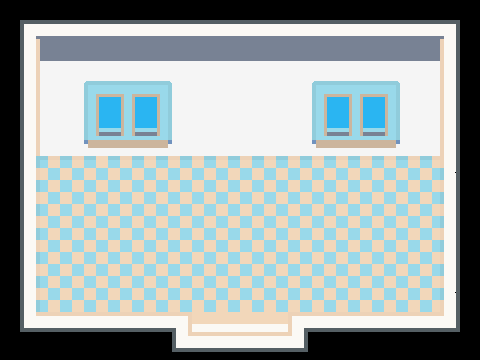

A level layout from a 2D game, rendered from its tile map. Below: a short description, then the map file with tile-grid data replaced by summaries:
An orthogonal 40x30 tile map with 12x12 px tiles, 3 tile layers (Terrain, Flowers, Terrain Top), 5 tilesets and 13 objects (2x character, player).

<map version="1.10" tiledversion="1.11.2" orientation="orthogonal" renderorder="right-down" width="40" height="30" tilewidth="12" tileheight="12" infinite="0" nextlayerid="10" nextobjectid="33">
 <tileset firstgid="1" source="../tilesets/indoor.tsx" />
 <tileset firstgid="6121" name="fence2" tilewidth="170" tileheight="38" tilecount="1" columns="1">
  <image source="../../graphics/tilesets/fence2.png" width="170" height="38" />
 </tileset>
 <tileset firstgid="6122" source="../tilesets/objectsSmallish.tsx" />
 <tileset firstgid="6124" source="../tilesets/objectsSmall.tsx" />
 <tileset firstgid="6127" source="../tilesets/objectsVeryBig.tsx" />
 <objectgroup id="6" name="Water" />
 <layer id="1" name="Terrain" width="40" height="30">
  <data>[1200 cells, 1200 non-empty, 291 distinct tile ids]</data>
 </layer>
 <layer id="3" name="Flowers" width="40" height="30">
  <data>[1200 cells, 17 non-empty, 17 distinct tile ids]</data>
 </layer>
 <objectgroup id="5" name="Entities">
  <object id="2" name="player" x="239.696" y="286.897">
   <properties>
    <property name="direction" value="up" />
    <property name="pos" value="ngoinside" />
   </properties>
   <point />
  </object>
  <object id="4" name="character" x="149.905" y="196.322">
   <properties>
    <property name="character_id" value="ngo" />
    <property name="direction" value="down" />
    <property name="graphic" value="old" />
    <property name="interaction" value="ngomenu" />
    <property name="radius" value="0" />
   </properties>
   <point />
  </object>
  <object id="31" name="character" x="79.1376" y="234.369">
   <properties>
    <property name="character_id" value="envirosage" />
    <property name="direction" value="right" />
    <property name="graphic" value="envirosage" />
    <property name="interaction" value="chat" />
    <property name="radius" value="0" />
   </properties>
   <point />
  </object>
 </objectgroup>
 <layer id="2" name="Terrain Top" width="40" height="30">
  <data>[1200 cells, 0 non-empty, 0 distinct tile ids]</data>
 </layer>
 <objectgroup id="4" name="Transition">
  <object id="1" x="191.756" y="311.877" width="93.5954" height="11.4141">
   <properties>
    <property name="pos" value="ngooutside" />
    <property name="target" value="world" />
   </properties>
  </object>
 </objectgroup>
 <objectgroup id="9" name="Collisions">
  <object id="5" x="41" y="290" width="142.295" height="27.936" />
  <object id="6" x="299.81" y="290" width="142.295" height="29.4578" />
  <object id="7" x="25.1547" y="137.73" width="15.2188" height="166.646" />
  <object id="8" x="438.257" y="139.252" width="15.9797" height="165.124" />
  <object id="9" x="44.1344" y="116.794" width="394.927" height="22.0672" />
  <object id="30" x="213.063" y="138.491" width="60.8751" height="34.2422" />
 </objectgroup>
 <objectgroup id="8" name="Buildings" />
 <objectgroup id="7" name="Objects">
  <object id="27" gid="6124" x="234.022" y="171.036" width="22" height="24" />
  <object id="28" gid="6123" x="211.5" y="184.167" width="65" height="32" />
  <object id="29" gid="6128" x="41.9626" y="171.208" width="50" height="70" />
 </objectgroup>
</map>
